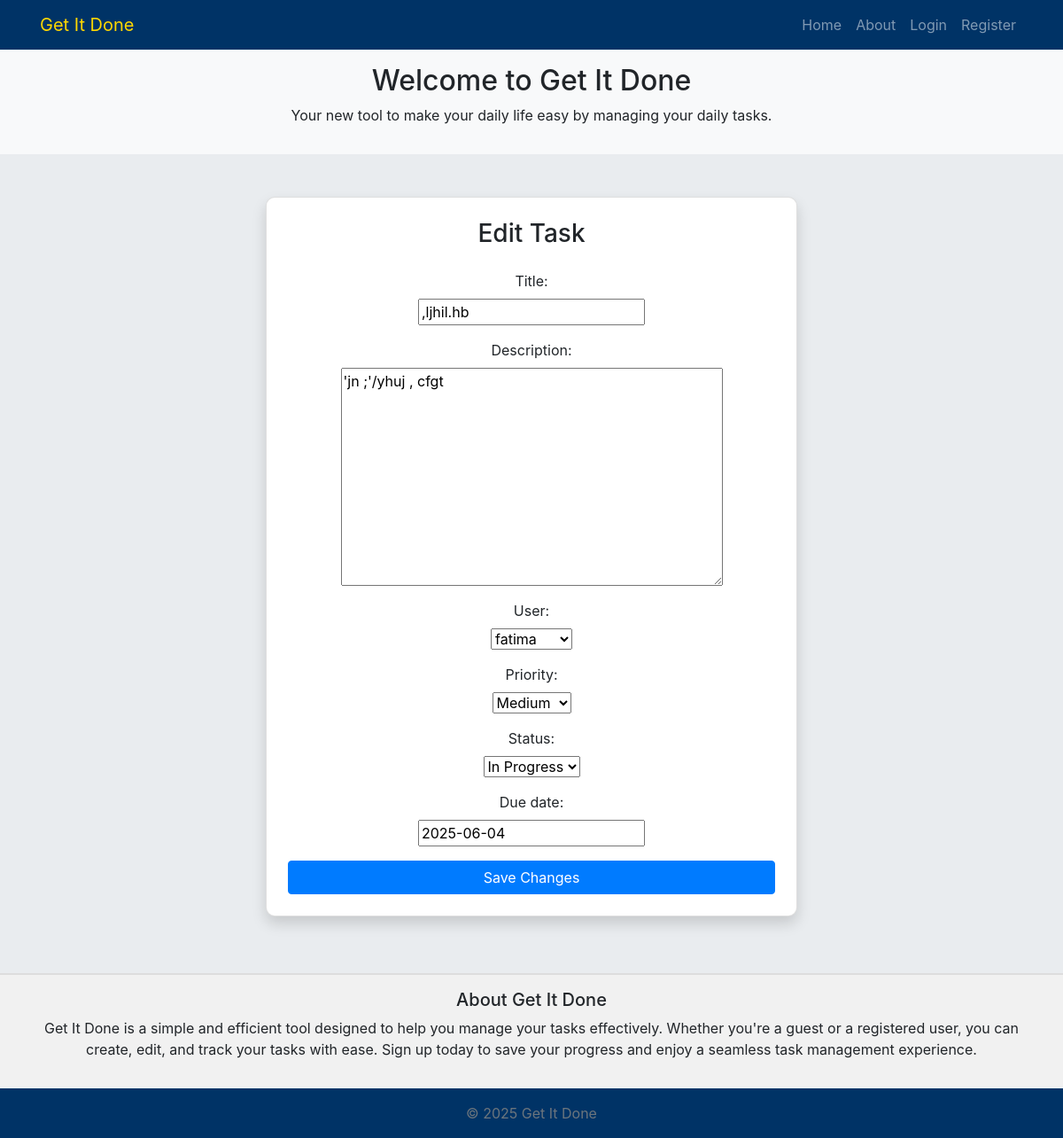
/edit-task/10/, run on an earlier commit of the app's database.
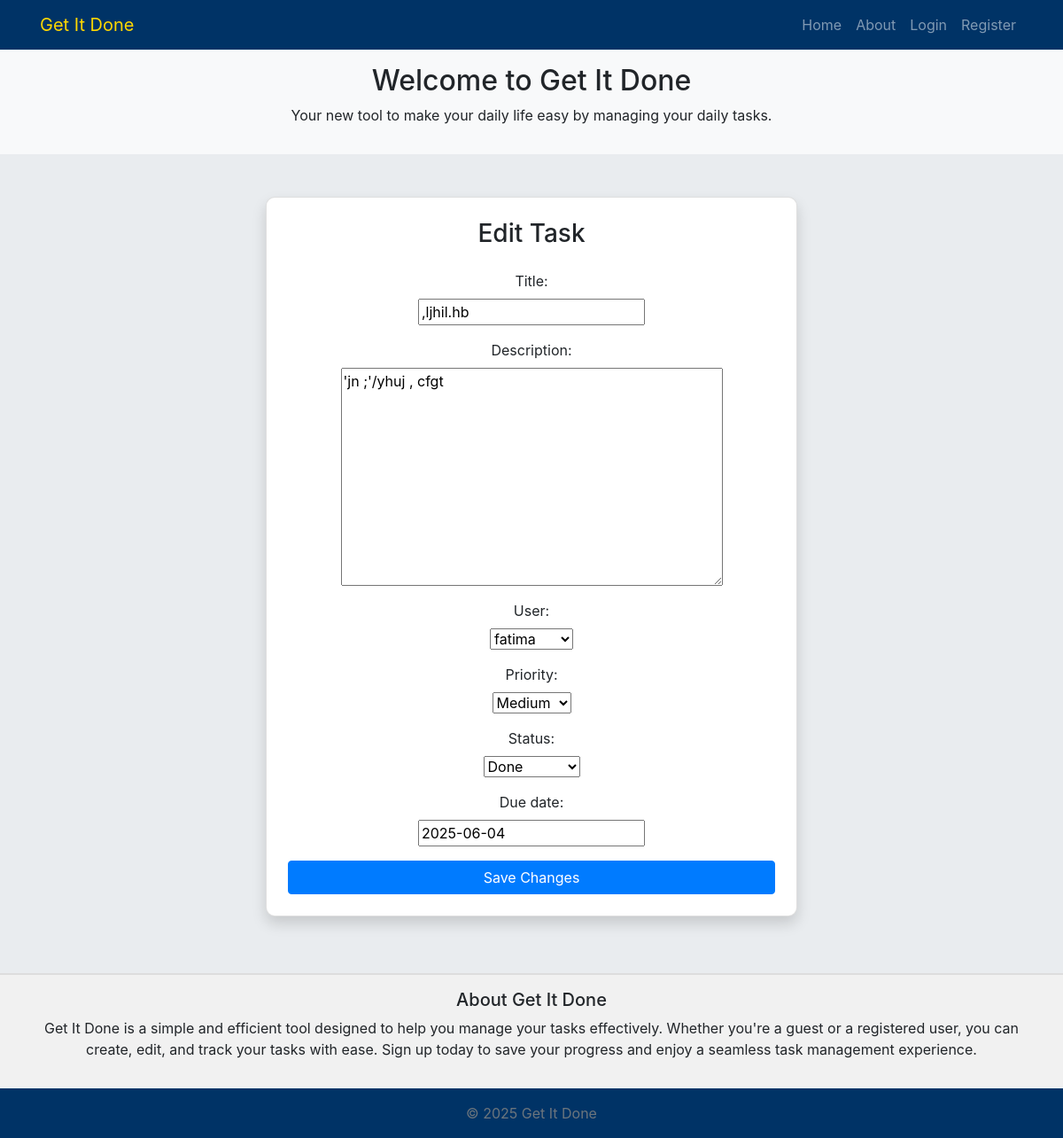
And on a later commit of the database.
### tasks/models.py (models this page shows, shortened)
class Task(models.Model):
    PRIORITY_CHOICES = [
        ('low', 'Low'),
        ('medium', 'Medium'),
        ('high', 'High'),
    ]
    STATUS_CHOICES = [
        ('not_started', 'Not Started'),
        ('in_progress', 'In Progress'),
        ('done', 'Done'),
    ]
    title = models.CharField(max_length=255)
    description = models.TextField()
    user = models.ForeignKey(User, on_delete=models.CASCADE, null=True, blank=True)
    priority = models.CharField(max_length=50, choices=PRIORITY_CHOICES)
    status = models.CharField(max_length=50, choices=STATUS_CHOICES)
    due_date = models.DateField()
    created_at = models.DateTimeField(auto_now_add=True)

### tasks/views.py (the view)
# urls.py: path('edit-task/<int:task_id>/', views.edit_task_view, name='edit_task'),
def edit_task_view(request, task_id):
    task = get_object_or_404(Task, id=task_id)
    if request.method == 'POST':
        form = TaskForm(request.POST, instance=task)
        if form.is_valid():
            form.save()
            messages.success(request, 'Task edited successfully!')
            return redirect('home')
        else:
            messages.error(request, 'Failed to edit task. Please correct the errors below.')
    else:
        form = TaskForm(instance=task)
    return render(request, 'tasks/edit_task.html', {'form': form, 'task': task})

### tasks/forms.py (shortened to what this page needs)
class TaskForm(forms.ModelForm):
    user = forms.ChoiceField(choices=[(user.id, user.username) for user in User.objects.all()] + [('guest', 'Guest')])
    class Meta:
        model = Task
        fields = ['title', 'description', 'user', 'priority', 'status', 'due_date']

### tasks/templates/tasks/edit_task.html (shortened to what this page needs)
{% extends 'tasks/base.html' %}
{% load static %}
{% block content %}
<div class="container d-flex justify-content-center align-items-center min-vh-80">
    <div class="card p-4 shadow container-bg centered-card">
        <h3 class="text-center mb-4">Edit Task</h3>
        <form method="post" action="{% url 'edit_task' task.id %}" id="edit-task-form">
            <div class="form-group text-center">
                {{ form.title.label_tag }}
                {{ form.title }}
            </div>
            <div class="form-group text-center">
                {{ form.description.label_tag }}
                {{ form.description }}
            </div>
            <div class="form-group text-center">
                {{ form.user.label_tag }}
                {{ form.user }}
            </div>
            <div class="form-group text-center">
                {{ form.priority.label_tag }}
                {{ form.priority }}
            </div>
            <div class="form-group text-center">
                {{ form.status.label_tag }}
                {{ form.status }}
            </div>
            <div class="form-group text-center">
                {{ form.due_date.label_tag }}
                {{ form.due_date }}
            </div>
            <div class="text-center">
                <button type="submit" class="btn btn-primary w-100">Save Changes</button>
            </div>
        </form>
    </div>
</div>
{% endblock %}

What changed in the data, as far as the page shows it:
changed Task ",ljhil.hb": status "In Progress" → "Done"
